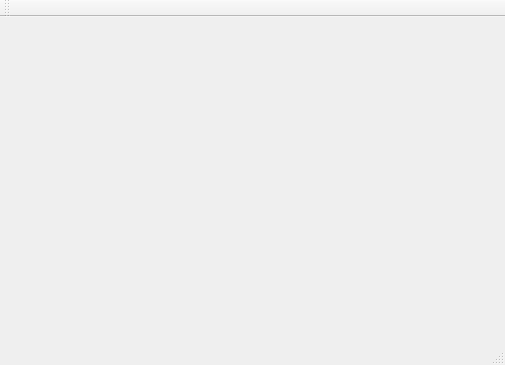
<?xml version="1.0" encoding="UTF-8"?>
<ui version="4.0">
 <class>MainWindow</class>
 <widget class="QMainWindow" name="MainWindow">
  <property name="geometry">
   <rect>
    <x>0</x>
    <y>0</y>
    <width>505</width>
    <height>365</height>
   </rect>
  </property>
  <property name="windowTitle">
   <string>MainWindow</string>
  </property>
  <widget class="QWidget" name="centralWidget">
   <layout class="QGridLayout" name="gridLayout">
    <item row="0" column="0">
     <widget class="QCustomPlot" name="widget" native="true"/>
    </item>
   </layout>
  </widget>
  <widget class="QMenuBar" name="menuBar">
   <property name="geometry">
    <rect>
     <x>0</x>
     <y>0</y>
     <width>505</width>
     <height>24</height>
    </rect>
   </property>
  </widget>
  <widget class="QToolBar" name="mainToolBar">
   <attribute name="toolBarArea">
    <enum>TopToolBarArea</enum>
   </attribute>
   <attribute name="toolBarBreak">
    <bool>false</bool>
   </attribute>
  </widget>
  <widget class="QStatusBar" name="statusBar"/>
 </widget>
 <layoutdefault spacing="6" margin="11"/>
 <customwidgets>
  <customwidget>
   <class>QCustomPlot</class>
   <extends>QWidget</extends>
   <header>qcustomplot.h</header>
   <container>1</container>
  </customwidget>
 </customwidgets>
 <resources/>
 <connections/>
</ui>
